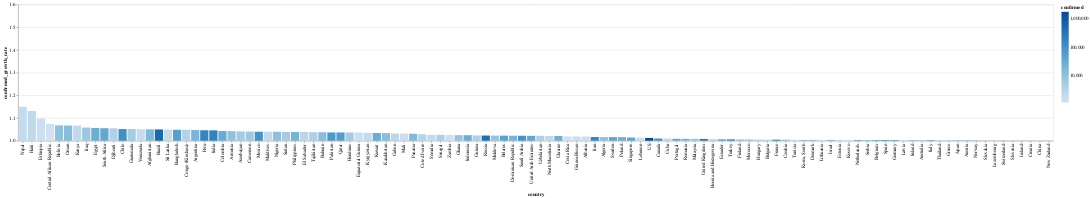

The notebook cell this image was saved under:
### Markdown cell above
# Tasa de contagios por país

El color corresponde con la cantidad de casos confirmados

### Code cell
today_df = global_df[
    (global_df.date == global_df.date.max()) & 
    (global_df.confirmed > 1000)
]


alt.Chart(today_df).mark_bar().encode(
    x=alt.X(
        'country', 
        sort=list(
            today_df.set_index('country')
                    .confirmed_growth_rate
                    .sort_values()
                    .index[::-1]
        )
    ),
    y=alt.X(
        'confirmed_growth_rate', 
        scale=alt.Scale(domain=[1, 1.6], clamp=True)
    ),
    color=alt.Color('confirmed', scale=alt.Scale(type='log')),
    tooltip=list(today_df.columns)
)
